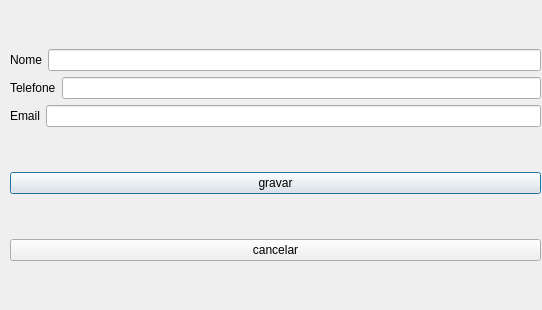
<?xml version="1.0" encoding="UTF-8"?>
<ui version="4.0">
 <class>fm_contatos</class>
 <widget class="QDialog" name="fm_contatos">
  <property name="geometry">
   <rect>
    <x>0</x>
    <y>0</y>
    <width>542</width>
    <height>310</height>
   </rect>
  </property>
  <property name="windowTitle">
   <string>Dialog</string>
  </property>
  <widget class="QWidget" name="">
   <property name="geometry">
    <rect>
     <x>10</x>
     <y>10</y>
     <width>531</width>
     <height>291</height>
    </rect>
   </property>
   <layout class="QVBoxLayout" name="verticalLayout_2">
    <item>
     <layout class="QVBoxLayout" name="verticalLayout">
      <item>
       <layout class="QHBoxLayout" name="horizontalLayout">
        <item>
         <widget class="QLabel" name="label">
          <property name="text">
           <string>Nome</string>
          </property>
         </widget>
        </item>
        <item>
         <widget class="QLineEdit" name="txt_nome"/>
        </item>
       </layout>
      </item>
      <item>
       <layout class="QHBoxLayout" name="horizontalLayout_2">
        <item>
         <widget class="QLabel" name="label_2">
          <property name="text">
           <string>Telefone</string>
          </property>
         </widget>
        </item>
        <item>
         <widget class="QLineEdit" name="txt_tel"/>
        </item>
       </layout>
      </item>
      <item>
       <layout class="QHBoxLayout" name="horizontalLayout_3">
        <item>
         <widget class="QLabel" name="label_3">
          <property name="text">
           <string>Email</string>
          </property>
         </widget>
        </item>
        <item>
         <widget class="QLineEdit" name="txt_email"/>
        </item>
       </layout>
      </item>
     </layout>
    </item>
    <item>
     <widget class="QPushButton" name="btn_novo">
      <property name="text">
       <string>gravar</string>
      </property>
     </widget>
    </item>
    <item>
     <widget class="QPushButton" name="btn_cancelar">
      <property name="text">
       <string>cancelar</string>
      </property>
     </widget>
    </item>
   </layout>
  </widget>
 </widget>
 <resources/>
 <connections/>
</ui>
